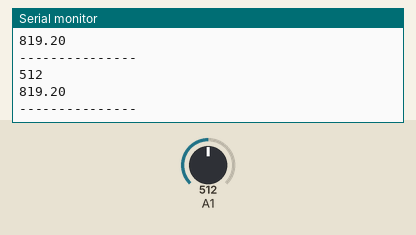
A sketch run on a simulated Arduino Uno, built with avr-gcc and run on an emulated ATmega328P. On the bench: the last lines printed to the serial monitor. The test bench sets the inputs (shaded band); at power-on: A1 = 512.

Above: at 1.2 s.
1.3 s: A1 set to 716
At 1.72 s:
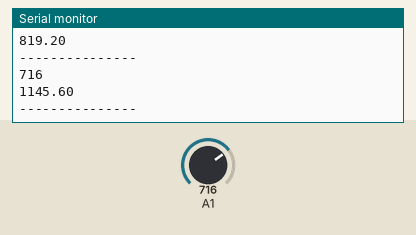
2.8 s: A1 set to 900
At 3.22 s:
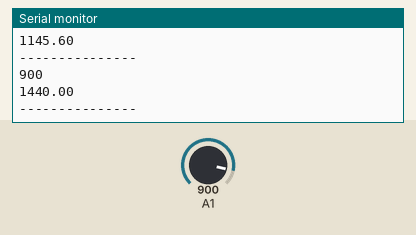
Timing chart, 0 to 5.8 s (numbered marks = the images above; inputs shaded):
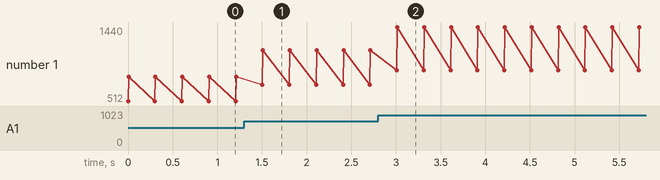

The sketch:

EZ1_Analogica_teste.pde
```cpp
void setup() {
  Serial.begin(9600);

}

void loop(){

  int valor = analogRead(1);
  Serial.println(valor);
  Serial.println(valor*1.6);
  Serial.println("---------------");

  delay(300);
}
```

Measured:
- after the input at 1.3 s, the serial monitor: prints a new line after 0.20 s (image 1)
- after the input at 2.8 s, the serial monitor: prints a new line after 0.21 s (image 2)
- plotted number 1: 819.2 → 1145.6 after the input at 1.3 s, 1145.6 → 1440 after the input at 2.8 s
